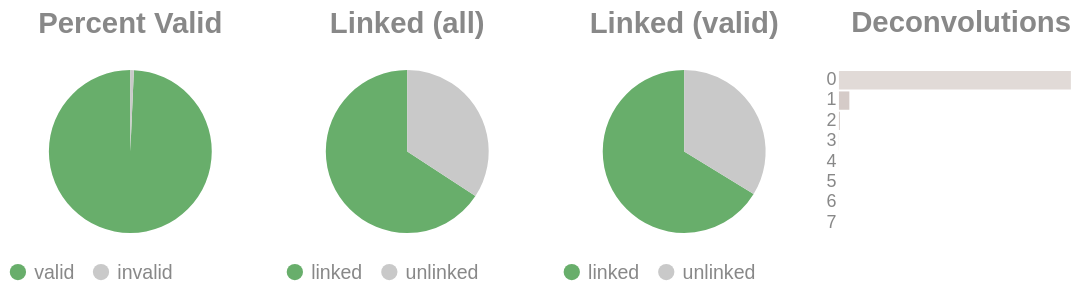

Here is the notebook cell this chart was saved with:
### Code cell
if SKIPLR:
    pass
else:
    clash = Counter()
    for i in valids['molecule'].to_list():
        _mol = i.split("-")
        if len(_mol) == 1:
            clash.update('0')
        else:
            clash.update(_mol[-1])

    _d = {"deconvolutions": [], 'count': []}
    for k,v in clash.items():
        _d['deconvolutions'].append(k)
        _d['count'].append(v)

    tot_valid = valids['reads'].sum()
    mask = valids['reads'] >= 2
    n_linked_reads = valids.filter(mask)['reads'].sum()
    if n_linked_reads == 0:
        print_html("No linked molecules (>=2 reads) were detected; skipping linked-only distributions.")
        SKIPLR = True
    else:
        perc_valid = round(tot_valid / n_reads, 4)
        linked_perc_abs = round(n_linked_reads / n_reads, 4)
        linked_perc = round(n_linked_reads / tot_valid, 4)

    _valid = pl.DataFrame({"valids": ['valid', 'invalid'], "count": [tot_valid, n_reads - tot_valid]})
    _linked_abs = pl.DataFrame({"linked (absolute)": ['linked', 'unlinked'], "count": [n_linked_reads, n_reads - n_linked_reads]})
    _linked_rel = pl.DataFrame({"linked (valids)": ['linked', 'unlinked'], "count": [n_linked_reads, tot_valid - n_linked_reads]})

    (
        alt.hconcat(
            piechart(_valid, goodval = 'valid', title = "Percent Valid"),
            piechart(_linked_abs, goodval = "linked", title =  "Linked (all)"),
            piechart(_linked_rel, goodval = "linked", title =  "Linked (valid)"),
            convolutionbar(pl.DataFrame(_d), title = "Deconvolutions"),
            center = True,
            bounds = 'flush'
        )
        .resolve_scale(color='independent')
        .resolve_legend('independent')
        .properties(usermeta={'embedOptions': {"actions": False}})
    ).display()

### Figure 1 — Vega-Lite specification as saved in the notebook (floating-point values rounded to 4 significant figures)
{"width": "container", "height": 400, "config": {"title": {"anchor": "start", "dy": -15, "fontSize": 18, "color": "#888888", "subtitleColor": "#888888", "subtitleFontSize": 14}, "arc": {"fill": "#0072B2"}, "axis": {"domainColor": "#888888", "domainWidth": 0.5, "gridWidth": 0.2, "grid": false, "titleFontWeight": 400, "titleFontSize": 15, "labelFontSize": 11, "labelColor": "#888888", "tickColor": "#888888", "tickWidth": 0.2, "titleColor": "#888888"}, "axisBand": {"grid": false}, "axisX": {"grid": true, "tickSize": 10, "domainCap": "round"}, "axisY": {"domain": false, "grid": true, "tickSize": 0, "domainCap": "round"}, "background": "transparent", "header": {"labelFontSize": 15, "labelColor": "#888888", "titleFontSize": 15, "titleFontWeight": 600, "titleColor": "#888888"}, "legend": {"labelFont": "sans-serif", "labelFontSize": 12, "labelColor": "#888888", "symbolSize": 100, "symbolType": "circle", "titleFontSize": 12, "titlePadding": 10, "titleColor": "#888888", "title": null}, "range": {"category": ["#E69F00", "#56B4E9", "#009E73", "#F0E442", "#0072B2", "#D55E00", "#CC79A7", "#000000"], "diverging": ["#cfe8f3", "#a2d4ec", "#73bfe2", "#46abdb", "#1696d2", "#12719e"]}, "area": {"fill": "#0072B2", "fillOpacity": 0.7, "line": true, "strokeOpacity": 0.7}, "line": {"color": "#0072B2", "stroke": "#0072B2", "strokeWidth": 2}, "trail": {"color": "#0072B2", "stroke": "#0072B2", "strokeWidth": 0, "size": 1}, "point": {"filled": true, "fillOpacity": 1.0, "size": 95}, "text": {"color": "#888888", "fontSize": 11, "align": "right", "fontWeight": 400, "size": 11}, "bar": {"fill": "#0072B2", "stroke": null}, "view": {"stroke": null, "continuousWidth": 660, "continuousHeight": 400}}, "hconcat": [{"data": {"name": "data-63e7879ff92321f32a45e62fa994e1b5"}, "mark": {"type": "arc"}, "encoding": {"color": {"field": "valids", "legend": {"orient": "bottom", "title": null}, "scale": {"domain": ["valid", "invalid"], "range": ["#68ae6b", "#C9C9C9"]}, "title": "Valids", "type": "nominal"}, "theta": {"field": "count", "type": "quantitative"}, "tooltip": [{"field": "valids", "title": "Valids", "type": "ordinal"}, {"field": "percent", "format": ".2%", "title": "Percent", "type": "quantitative"}, {"field": "count", "title": "Count", "type": "quantitative"}]}, "height": 100, "title": {"text": "Percent Valid", "align": "center", "anchor": "middle"}, "transform": [{"calculate": "datum.count / 15289487", "as": "percent"}], "width": 150}, {"data": {"name": "data-131e9e0f19c64379a7ed406d5dcfa0cc"}, "mark": {"type": "arc"}, "encoding": {"color": {"field": "linked (absolute)", "legend": {"orient": "bottom", "title": null}, "scale": {"domain": ["linked", "unlinked"], "range": ["#68ae6b", "#C9C9C9"]}, "title": "Linked (Absolute)", "type": "nominal"}, "theta": {"field": "count", "type": "quantitative"}, "tooltip": [{"field": "linked (absolute)", "title": "Linked (Absolute)", "type": "ordinal"}, {"field": "percent", "format": ".2%", "title": "Percent", "type": "quantitative"}, {"field": "count", "title": "Count", "type": "quantitative"}]}, "height": 100, "title": {"text": "Linked (all)", "align": "center", "anchor": "middle"}, "transform": [{"calculate": "datum.count / 15289487", "as": "percent"}], "width": 150}, {"data": {"name": "data-21655312dbe7cc22d8adb43f134b4a4d"}, "mark": {"type": "arc"}, "encoding": {"color": {"field": "linked (valids)", "legend": {"orient": "bottom", "title": null}, "scale": {"domain": ["linked", "unlinked"], "range": ["#68ae6b", "#C9C9C9"]}, "title": "Linked (Valids)", "type": "nominal"}, "theta": {"field": "count", "type": "quantitative"}, "tooltip": [{"field": "linked (valids)", "title": "Linked (Valids)", "type": "ordinal"}, {"field": "percent", "format": ".2%", "title": "Percent", "type": "quantitative"}, {"field": "count", "title": "Count", "type": "quantitative"}]}, "height": 100, "title": {"text": "Linked (valid)", "align": "center", "anchor": "middle"}, "transform": [{"calculate": "datum.count / 15182858", "as": "percent"}], "width": 150}, {"data": {"name": "data-deb4a5da2c9511f5ad15c28ec53afb22"}, "mark": {"type": "bar"}, "encoding": {"color": {"field": "deconvolutions", "legend": null, "scale": {"scheme": "lightgreyred"}, "type": "nominal"}, "tooltip": [{"field": "deconvolutions", "title": "Deconvolutions", "type": "ordinal"}, {"field": "percent", "format": ".2%", "title": "Percent", "type": "quantitative"}, {"field": "count", "title": "Count", "type": "quantitative"}], "x": {"axis": null, "field": "count", "type": "quantitative"}, "y": {"field": "deconvolutions", "sort": "ascending", "title": null, "type": "nominal"}}, "height": 100, "title": {"text": "Deconvolutions", "align": "center", "anchor": "middle"}, "transform": [{"calculate": "datum.count / 7962362", "as": "percent"}], "width": 150}], "bounds": "flush", "center": true, "resolve": {"legend": {"angle": "independent"}, "scale": {"color": "independent"}}, "usermeta": {"embedOptions": {"actions": false}}, "$schema": "https://vega.github.io/schema/vega-lite/v6.1.0.json", "datasets": {"data-63e7879ff92321f32a45e62fa994e1b5": [{"valids": "valid", "count": 15182858}, {"valids": "invalid", "count": 106629}], "data-131e9e0f19c64379a7ed406d5dcfa0cc": [{"linked (absolute)": "linked", "count": 10058503}, {"linked (absolute)": "unlinked", "count": 5230984}], "data-21655312dbe7cc22d8adb43f134b4a4d": [{"linked (valids)": "linked", "count": 10058503}, {"linked (valids)": "unlinked", "count": 5124355}], "data-deb4a5da2c9511f5ad15c28ec53afb22": [{"deconvolutions": "0", "count": 7593301}, {"deconvolutions": "1", "count": 340807}, {"deconvolutions": "2", "count": 25396}, {"deconvolutions": "3", "count": 2491}, {"deconvolutions": "4", "count": 303}, {"deconvolutions": "5", "count": 55}, {"deconvolutions": "6", "count": 6}, {"deconvolutions": "7", "count": 3}]}}
